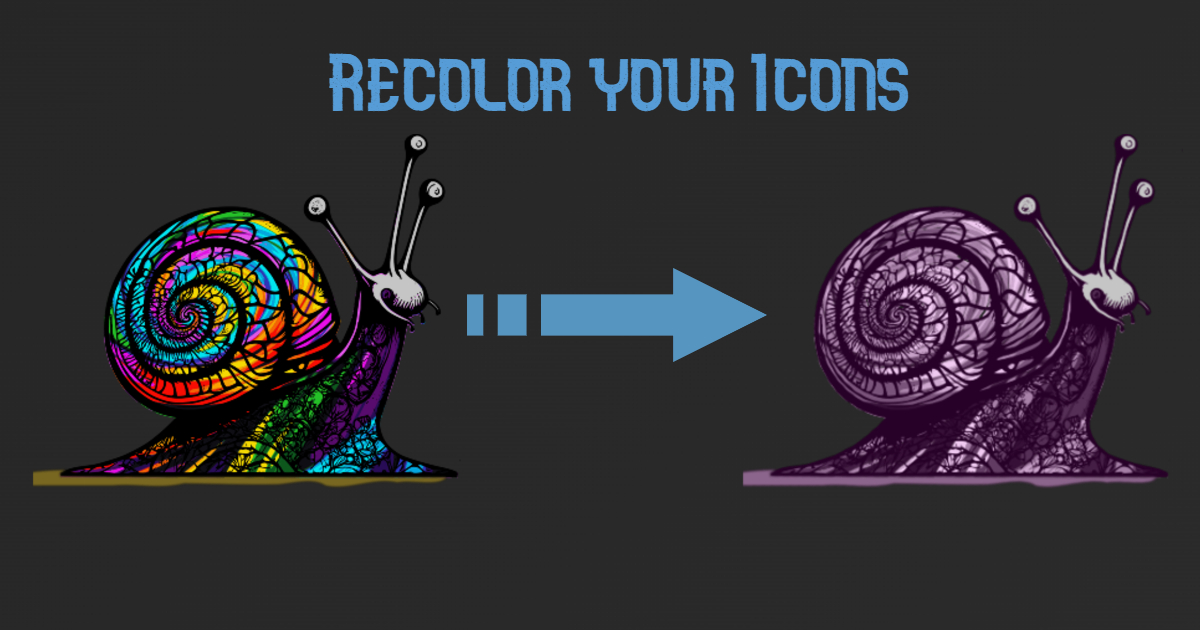
#> input picture logo/old-social-preview.jpg, 1200 x 630 px
$ python trace-snail.py
#> lines starting #> are read from the running program, lines starting #| are printed output that depends on the picture
"""Traces the rainbow snail from the old link-preview image into a recolorable SVG.

The art only exists as a JPG (logo/old-social-preview.jpg). Two steps:

1. This script maps each pixel to a small fixed palette (outlines, grays and eight
   vivid hues) on a transparent background, so the SVG ends up with about 15 colors
   for the recolor modes to work with.
2. vectorize.js from the svg-icons agent skill (devicons/devicon#2824) traces each
   color with potrace, stacks the layers without seams, fits the result to
   0 0 128 128 and optimizes it with SVGO: one path per color, about 50 KB.

Run:
    pip install pillow
    python scripts/trace-snail.py --skill path/to/devicon/.claude/skills/svg-icons
    (without --skill it only writes the classified PNG and prints the command)
"""
import argparse
import colorsys
import subprocess
import tempfile
from pathlib import Path

from PIL import Image, ImageFilter

SCALE = 1.5
# vectorize.js settings: trace at 512 px with light smoothing (keeps the thin lines).
TRACE_SIZE, SMOOTH = 512, 2
# Fixed palette: outlines, grays for the eyes and stalks, the ground, and eight vivid hues.
PALETTE = {
    "ink": (18, 14, 28), "white": (240, 240, 245), "gray": (150, 150, 160), "darkgray": (80, 80, 92),
    "ground": (120, 104, 40),
    "red": (235, 40, 50), "orange": (250, 140, 20), "yellow": (250, 220, 30), "green": (40, 190, 60),
    "cyan": (20, 200, 230), "blue": (40, 90, 230), "purple": (130, 50, 200), "magenta": (220, 40, 180),
    "deeppurple": (68, 24, 104),
}
HUES = [("red", 0), ("orange", 30), ("yellow", 55), ("green", 120), ("cyan", 190), ("blue", 225), ("purple", 275), ("magenta", 315), ("red", 360)]
def classify(r, g, b, y, height):
    """Palette name for one pixel (y and height tell the ground strip apart)."""
    hue, light, sat = colorsys.rgb_to_hls(r / 255, g / 255, b / 255)
    deg = hue * 360
    if light < 0.10:
        return "ink"
    if light < 0.26 and sat > 0.25 and 240 <= deg <= 330:
        return "deeppurple"
    if light < 0.15:
        return "ink"
    if sat < 0.22 or (light > 0.8 and sat < 0.4):
        if y > height * 0.9 and light < 0.5:
            return "ground"
        return "white" if light > 0.72 else "gray" if light > 0.45 else "darkgray"
    if y > height * 0.93 and 40 <= deg <= 70 and light < 0.45:
        return "ground"
    return min(HUES, key=lambda t: abs(t[1] - deg))[0]
ROOT = Path(__file__).resolve().parent.parent
im = Image.open(ROOT / 'logo/old-social-preview.jpg').convert('RGB').crop((25, 125, 465, 495))  # the rainbow snail
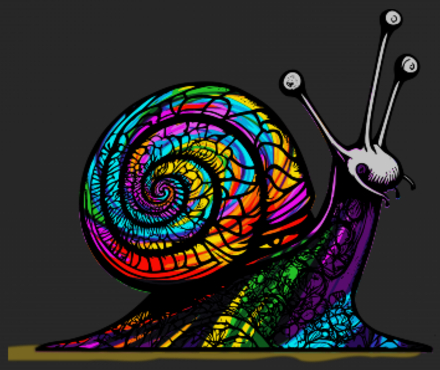
#> im: PIL image 440x370 RGB; mean R, G, B 44.7, 42.8, 41.1
im = im.resize((round(im.width * SCALE), round(im.height * SCALE)), Image.LANCZOS).filter(ImageFilter.MedianFilter(3))
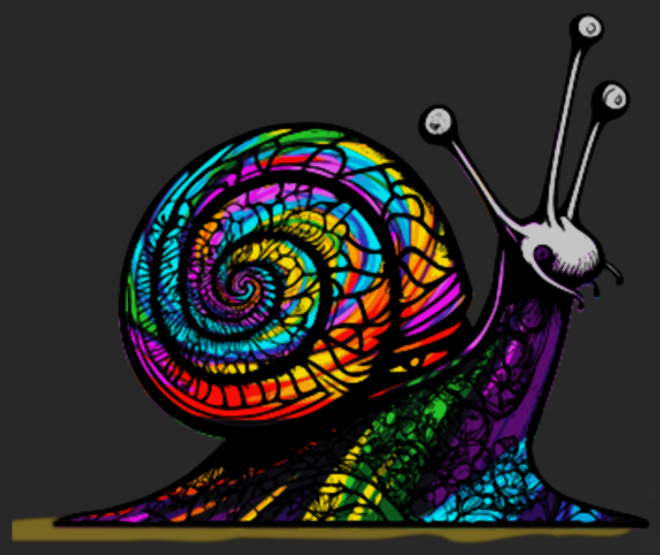
#> im: PIL image 660x555 RGB; mean R, G, B 44.4, 42.5, 40.8
bg = (38, 38, 38)
src = im.load()
rgba = Image.new('RGBA', im.size)
#> rgba: PIL image 660x555 RGBA; every value is 0
out = rgba.load()
for y in range(im.height):
    for x in range(im.width):
        R, G, B = src[x, y]
        if max(abs(R - bg[0]), abs(G - bg[1]), abs(B - bg[2])) < 16:
            out[x, y] = (0, 0, 0, 0)
        else:
            out[x, y] = (*PALETTE[classify(R, G, B, y, im.height)], 255)
rgba = rgba.filter(ImageFilter.ModeFilter(3))
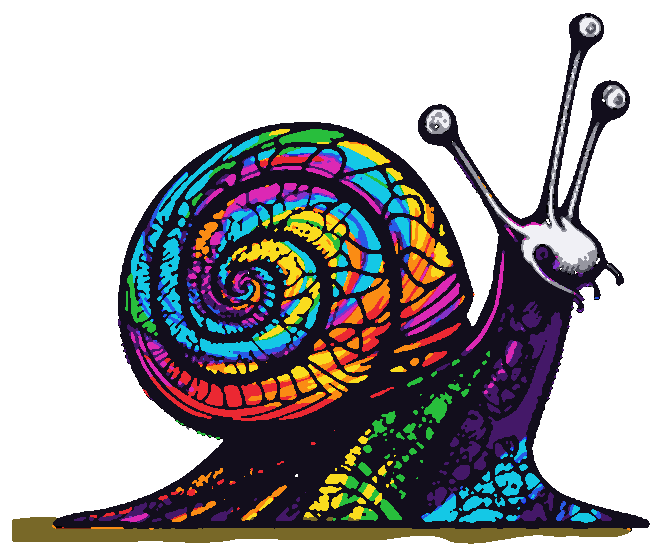
#> rgba: PIL image 660x555 RGBA; mean R, G, B, A 30.8, 28.6, 30.4, 116.8; transparent parts drawn white
args = argparse.ArgumentParser(description=__doc__.splitlines()[0])
args.add_argument("--skill", help="path to the svg-icons skill (with its scripts/ installed: npm install)")
opts = args.parse_args()

png = Path(tempfile.mkdtemp()) / "rainbow-snail-classified.png"
rgba.save(png)
out = ROOT / "static/examples/rainbow-snail.svg"
palette = ",".join("#%02x%02x%02x" % c for c in PALETTE.values())
cmd = ["node", "vectorize.js", str(png), "--out", str(out), "--palette", palette,
       "--size", str(TRACE_SIZE), "--smooth", str(SMOOTH)]
if not opts.skill:
    print(f"wrote {png}\nnow run, in <svg-icons skill>/scripts:\n  " + " ".join(f"'{c}'" if "," in c else c for c in cmd))
else:
    subprocess.run(cmd, cwd=Path(opts.skill) / "scripts", check=True)
    print(f"wrote {out.relative_to(ROOT)}: {out.stat().st_size // 1024} KB")
